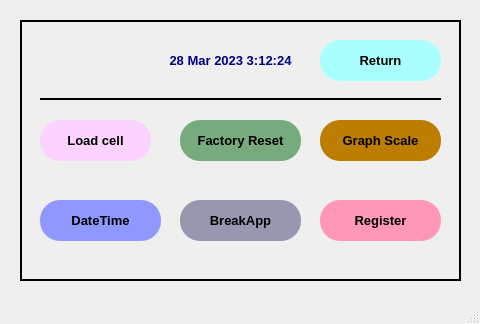
<?xml version="1.0" encoding="UTF-8"?>
<ui version="4.0">
 <class>MainWindow</class>
 <widget class="QMainWindow" name="MainWindow">
  <property name="geometry">
   <rect>
    <x>0</x>
    <y>0</y>
    <width>480</width>
    <height>324</height>
   </rect>
  </property>
  <property name="windowTitle">
   <string>MainWindow</string>
  </property>
  <widget class="QWidget" name="centralwidget">
   <widget class="QFrame" name="frame">
    <property name="geometry">
     <rect>
      <x>20</x>
      <y>20</y>
      <width>441</width>
      <height>261</height>
     </rect>
    </property>
    <property name="frameShape">
     <enum>QFrame::Box</enum>
    </property>
    <property name="frameShadow">
     <enum>QFrame::Plain</enum>
    </property>
    <property name="lineWidth">
     <number>2</number>
    </property>
    <widget class="QPushButton" name="pushButton">
     <property name="geometry">
      <rect>
       <x>20</x>
       <y>100</y>
       <width>111</width>
       <height>41</height>
      </rect>
     </property>
     <property name="font">
      <font>
       <family>Arial</family>
       <pointsize>10</pointsize>
       <weight>75</weight>
       <bold>true</bold>
      </font>
     </property>
     <property name="styleSheet">
      <string notr="true">background-color: rgb(252, 210, 255);
border-radius:20px;
border-color: rgb(0, 0, 0);</string>
     </property>
     <property name="text">
      <string>Load cell</string>
     </property>
    </widget>
    <widget class="QPushButton" name="pushButton_2">
     <property name="geometry">
      <rect>
       <x>160</x>
       <y>100</y>
       <width>121</width>
       <height>41</height>
      </rect>
     </property>
     <property name="font">
      <font>
       <family>Arial</family>
       <pointsize>10</pointsize>
       <weight>75</weight>
       <bold>true</bold>
      </font>
     </property>
     <property name="styleSheet">
      <string notr="true">border-radius:20px;
background-color: rgb(119, 170, 125);</string>
     </property>
     <property name="text">
      <string>Factory Reset</string>
     </property>
    </widget>
    <widget class="QPushButton" name="pushButton_3">
     <property name="geometry">
      <rect>
       <x>160</x>
       <y>180</y>
       <width>121</width>
       <height>41</height>
      </rect>
     </property>
     <property name="font">
      <font>
       <family>Arial</family>
       <pointsize>10</pointsize>
       <weight>75</weight>
       <bold>true</bold>
      </font>
     </property>
     <property name="styleSheet">
      <string notr="true">border-radius:20px;
background-color: rgb(151, 151, 176);</string>
     </property>
     <property name="text">
      <string>BreakApp</string>
     </property>
    </widget>
    <widget class="QPushButton" name="pushButton_4">
     <property name="geometry">
      <rect>
       <x>300</x>
       <y>100</y>
       <width>121</width>
       <height>41</height>
      </rect>
     </property>
     <property name="font">
      <font>
       <family>Arial</family>
       <pointsize>10</pointsize>
       <weight>75</weight>
       <bold>true</bold>
      </font>
     </property>
     <property name="styleSheet">
      <string notr="true">border-radius:20px;
background-color: rgb(188, 125, 0);</string>
     </property>
     <property name="text">
      <string>Graph Scale</string>
     </property>
    </widget>
    <widget class="QPushButton" name="pushButton_5">
     <property name="geometry">
      <rect>
       <x>20</x>
       <y>180</y>
       <width>121</width>
       <height>41</height>
      </rect>
     </property>
     <property name="font">
      <font>
       <family>Arial</family>
       <pointsize>10</pointsize>
       <weight>75</weight>
       <bold>true</bold>
      </font>
     </property>
     <property name="styleSheet">
      <string notr="true">border-radius:20px;
background-color: rgb(144, 151, 255);</string>
     </property>
     <property name="text">
      <string>DateTime</string>
     </property>
    </widget>
    <widget class="QPushButton" name="pushButton_6">
     <property name="geometry">
      <rect>
       <x>300</x>
       <y>180</y>
       <width>121</width>
       <height>41</height>
      </rect>
     </property>
     <property name="font">
      <font>
       <family>Arial</family>
       <pointsize>10</pointsize>
       <weight>75</weight>
       <bold>true</bold>
      </font>
     </property>
     <property name="styleSheet">
      <string notr="true">border-radius:20px;
background-color: rgb(255, 152, 183);</string>
     </property>
     <property name="text">
      <string>Register</string>
     </property>
    </widget>
    <widget class="QLabel" name="label">
     <property name="geometry">
      <rect>
       <x>20</x>
       <y>20</y>
       <width>101</width>
       <height>41</height>
      </rect>
     </property>
     <property name="text">
      <string/>
     </property>
     <property name="pixmap">
      <pixmap>../images/nms.png</pixmap>
     </property>
    </widget>
    <widget class="QLabel" name="label_2">
     <property name="geometry">
      <rect>
       <x>130</x>
       <y>20</y>
       <width>161</width>
       <height>41</height>
      </rect>
     </property>
     <property name="font">
      <font>
       <family>Arial</family>
       <pointsize>10</pointsize>
       <weight>75</weight>
       <bold>true</bold>
      </font>
     </property>
     <property name="styleSheet">
      <string notr="true">color: rgb(0, 0, 127);</string>
     </property>
     <property name="text">
      <string>28 Mar 2023 3:12:24</string>
     </property>
     <property name="alignment">
      <set>Qt::AlignCenter</set>
     </property>
    </widget>
    <widget class="Line" name="line">
     <property name="geometry">
      <rect>
       <x>20</x>
       <y>69</y>
       <width>401</width>
       <height>21</height>
      </rect>
     </property>
     <property name="frameShadow">
      <enum>QFrame::Plain</enum>
     </property>
     <property name="lineWidth">
      <number>2</number>
     </property>
     <property name="orientation">
      <enum>Qt::Horizontal</enum>
     </property>
    </widget>
    <widget class="QPushButton" name="pushButton_7">
     <property name="geometry">
      <rect>
       <x>300</x>
       <y>20</y>
       <width>121</width>
       <height>41</height>
      </rect>
     </property>
     <property name="font">
      <font>
       <family>Arial</family>
       <pointsize>10</pointsize>
       <weight>75</weight>
       <bold>true</bold>
      </font>
     </property>
     <property name="styleSheet">
      <string notr="true">border-radius:20px;
background-color: rgb(170, 255, 255);</string>
     </property>
     <property name="text">
      <string>Return</string>
     </property>
    </widget>
   </widget>
  </widget>
  <widget class="QMenuBar" name="menubar">
   <property name="geometry">
    <rect>
     <x>0</x>
     <y>0</y>
     <width>480</width>
     <height>21</height>
    </rect>
   </property>
  </widget>
  <widget class="QStatusBar" name="statusbar"/>
 </widget>
 <resources/>
 <connections/>
</ui>
